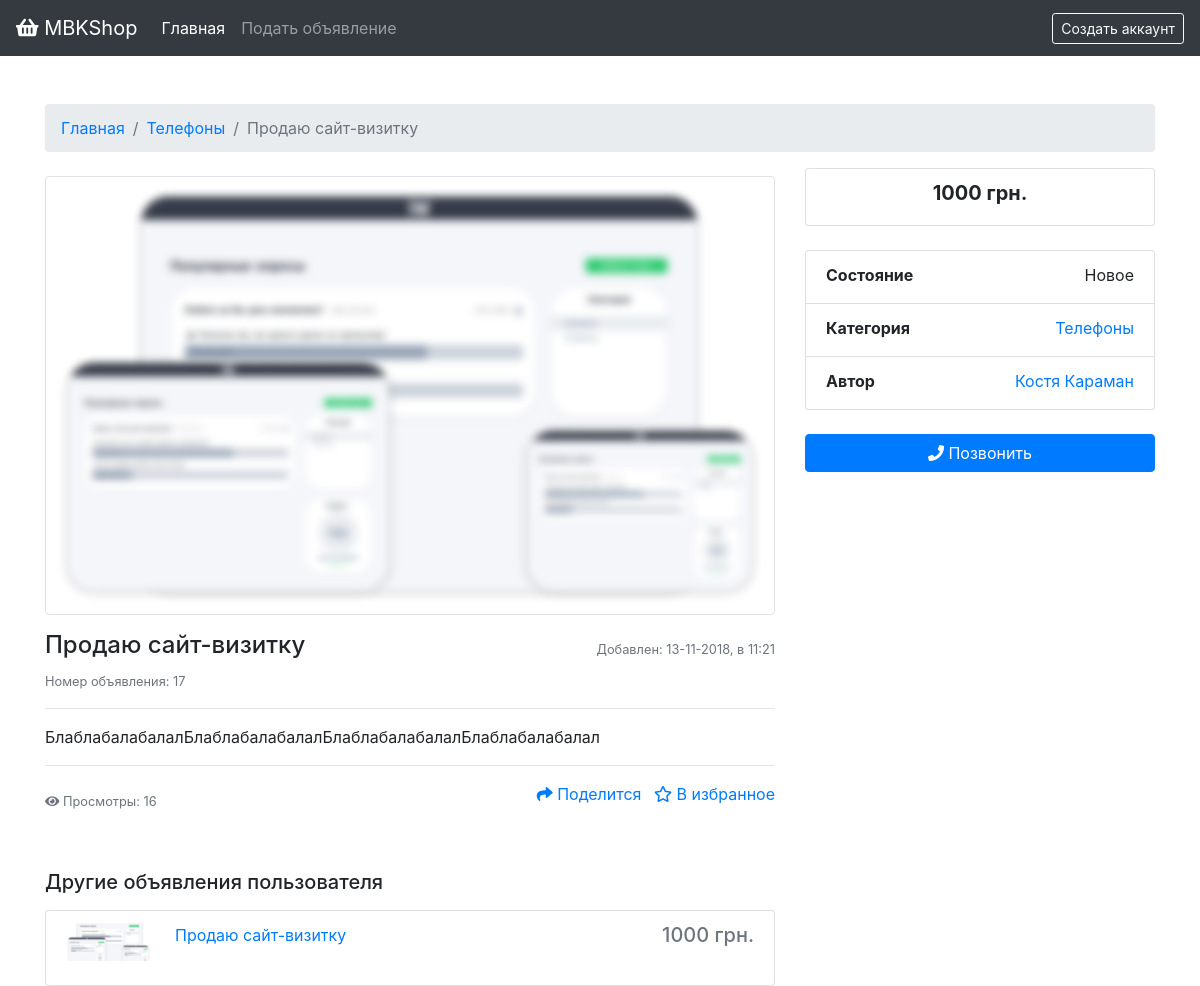
Screenshot of /lot/17.html with the database file from the repository.
### tables this page shows
CREATE TABLE `categories` (
  `category_id` int(11) NOT NULL,
  `name` varchar(255) NOT NULL,
  `name_eng` varchar(255) NOT NULL,
  `parent_category` int(11) DEFAULT NULL
);

CREATE TABLE `lots` (
  `lot_id` int(11) NOT NULL,
  `user_id` int(11) NOT NULL,
  `title` varchar(255) NOT NULL,
  `about` text NOT NULL,
  `price` int(11) NOT NULL,
  `currency_id` int(11) UNSIGNED NOT NULL,
  `image` varchar(255) NOT NULL DEFAULT 'no_image.jpg',
  `state` varchar(255) NOT NULL,
  `category_id` int(11) DEFAULT NULL,
  `views` int(11) NOT NULL DEFAULT '0',
  `date` varchar(255) NOT NULL
);

CREATE TABLE `currency` (
  `currency_id` int(11) UNSIGNED NOT NULL,
  `name` varchar(255) NOT NULL,
  `symbol` varchar(255) NOT NULL
);

CREATE TABLE `users` (
  `user_id` int(11) NOT NULL,
  `email` varchar(255) NOT NULL,
  `password` varchar(255) NOT NULL,
  `name` varchar(255) NOT NULL,
  `surname` varchar(255) NOT NULL,
  `phone` varchar(255) NOT NULL,
  `admin` int(11) NOT NULL DEFAULT '0'
);

### core/classes/User.class.php (called while the page is built, shortened)
<?php
	class User {
		public static function getId() {
			return $_SESSION['user_id'];
		}
		public static function get($user_id = null) {
			if ($user_id == null) {
				$user_id = User::getId();
			}
			$db = new DB();
			$sel_user = $db->conn()->prepare("SELECT * FROM `users` WHERE `user_id`=:user_id");
			$sel_user->bindParam(":user_id", $user_id);
			$sel_user->execute();
			$sel_user = $sel_user->fetch(PDO::FETCH_ASSOC);
			return $sel_user;
		}
		public static function isLogged() {
			if ($_SESSION['user_id'] == NULL) {
				return false;
			} else {
				return true;
			}
		}
	}
?>

### core/classes/Lots.class.php (called while the page is built, shortened)
<?php
	class Lots {
		public static function getById($id) {
			$db = new DB();
			$sel_lots = $db->conn()->query("SELECT * FROM `lots` WHERE `lot_id`='{$id}'");
			$sel_lots = $sel_lots->fetch();
			$sel_lots['user_detail'] = User::get($sel_lots['user_id']);
			$sel_lots['category_detail'] = Category::getById($sel_lots['category_id']);
			$sel_lots['currency_detail'] = Currency::getById($sel_lots['currency_id']);
			return $sel_lots;
		}
		public static function isFavourite ($lot_id) {
			$db = new DB();
			$sel_fav = $db->conn()->prepare("SELECT * FROM `favourites` WHERE `lot_id`=:lot_id  AND `user_id`=:user_id");
			$sel_fav->bindParam(":lot_id", $lot_id);
			$sel_fav->bindParam(":user_id", User::getId());
			$sel_fav->execute();
			$sel_fav = $sel_fav->fetch();
			if ($sel_fav['user_id'] == User::getId() && $sel_fav['lot_id'] == $lot_id) {
				return true;
			} else {
				return false;
			}
		}
	}
?>

### core/classes/DB.class.php (called while the page is built)
<?php
	class DB {
		private $pdo;
		public function __construct() {
			$dsn = "mysql:host=localhost;dbname=mbk_shop_user;charset=utf8";
			$opt = [
					PDO::ATTR_ERRMODE            => PDO::ERRMODE_EXCEPTION,
					PDO::ATTR_DEFAULT_FETCH_MODE => PDO::FETCH_ASSOC,
					PDO::ATTR_EMULATE_PREPARES   => false,
			];
			$test_pdo = new PDO($dsn, "olga", "olga", $opt);
			if ($test_pdo == true) {
				$this->pdo = $test_pdo;
			} else {
				throw new Exception("Ошибка подключения к базе данных.");
			}
		}
		public function conn () {
			return $this->pdo;
		}
	}
?>

### core/classes/Category.class.php (called while the page is built, shortened)
<?php
  class Category {
    public static function getById($id) {
      $db = new DB();
      $sel_cat = $db->conn()->prepare("SELECT * FROM `categories` WHERE `category_id`=:cat_id");
      $sel_cat->bindParam(":cat_id", $id);
      $sel_cat->execute();
      $sel_cat = $sel_cat->fetch();
      return $sel_cat;
    }
  }
?>

### core/classes/Currency.class.php (called while the page is built, shortened)
<?php
  class Currency {
    public static function getById($id) {
      $db = new DB();
      $sel_cur = $db->conn()->prepare("SELECT * FROM `currency` WHERE `currency_id`=:id");
      $sel_cur->bindParam(":id", $id);
      $sel_cur->execute();
      $sel_cur = $sel_cur->fetch();
      return $sel_cur;
    }
  }
?>

### templates/Default/lot.php (the view, shortened to what this page needs)
<!doctype html>
<html lang="en">
<head>
  <link rel="stylesheet" href="https://stackpath.bootstrapcdn.com/bootstrap/4.1.3/css/bootstrap.min.css">
  <link rel="stylesheet" href="https://use.fontawesome.com/releases/v5.4.2/css/all.css">
  <link rel="stylesheet" href="<?=$this->path?>/css/style.css">
</head>
<body>
  <nav class="navbar navbar-expand-lg navbar-dark bg-dark">
    <a class="navbar-brand" href="/"><i class="fas fa-shopping-basket"></i> MBKShop</a>
      <div class="collapse navbar-collapse" id="navbarText">
        <ul class="navbar-nav mr-auto">
          <li class="nav-item active">
            <a class="nav-link" href="/">Главная <span class="sr-only">(текущая)</span></a>
          </li>
          <li class="nav-item">
            <a class="nav-link" href="/add">Подать объявление</a>
          </li>
        </ul>
        <? if (User::isLogged() == true): ?>
        <div class="dropdown" style="cursor: pointer;">
          <a class="dropdown-toggle text-white" id="dropdownMenu2" data-toggle="dropdown" aria-haspopup="true" aria-expanded="false">
            <i class="fas fa-user-alt"></i> <?=$this->user['name'].' '.$this->user['surname']?>
          </a>
          <div class="dropdown-menu  dropdown-menu-right" aria-labelledby="dropdownMenu2">
            <a class="dropdown-item" href="/mylots"><i class="fas fa-bars"></i> Мои объявления</a>
            <a class="dropdown-item" href="/favourites"><i class="far fa-star"></i> Избранное</a>
            <a class="dropdown-item" href="/settings"><i class="fas fa-cog"></i> Настройки</a>
            <div class="dropdown-divider"></div>
            <a class="dropdown-item" href="/logout"><i class="fas fa-sign-out-alt"></i> Выйти</a>
          </div>
        </div>
        <? else:?>
        <a href="/register" class="btn btn-outline-light btn-sm">Создать аккаунт</a>
        <? endif; ?>
      </div>
  </nav>
  <div class="container">
    <? if ($this->lot['title'] != null): ?>
    <div class="row">
      <div class="col mt-5">
        <nav aria-label="breadcrumb">
          <ol class="breadcrumb">
            <li class="breadcrumb-item"><a href="/">Главная</a></li>
            <li class="breadcrumb-item"><a href="/?page=search&category=<?=$this->lot['category_detail']['name_eng']?>"><?=$this->lot['category_detail']['name']?></a></li>
            <li class="breadcrumb-item active" aria-current="page"><?=$this->lot['title']?></li>
          </ol>
        </nav>
      </div>
    </div>
    <div class="row">
      <div class="col-md-8 mt-2">
        <img src="/uploads/lots/<?=$this->lot['image']?>" class="img-thumbnail mx-auto d-block mb-3">
        <div class="d-flex justify-content-between align-items-center">
          <h4><?=$this->lot['title']?></h4>
          <small class="text-muted">Добавлен: <?=$this->lot['date']?></small>
        </div>
        <small class="text-muted">Номер объявления: <?=$this->lot['lot_id']?></small>
        <hr>
        <p><?=$this->lot['about']?></p>
        <hr>
        <div class="d-flex justify-content-between align-items-center mb-4">
          <small class="text-muted"><i class="fas fa-eye"></i> Просмотры: <?=$this->lot['views']?></small>
          <ul>
            <a href="/share" class="mr-2"><i class="fas fa-share"></i> Поделится</a>
            <? if (Lots::isFavourite($this->lot['lot_id'])): ?>
            <button onclick="deleteLotFromFavourite(<?=$this->lot['lot_id']?>);" class="link-fav"><i class="fas fa-star"></i> Убрать из избранных</button>
            <? else: ?>
            <button onclick="addLotToFavourite(<?=$this->lot['lot_id']?>);" class="link-fav"><i class="far fa-star"></i> В избранное</button>
            <? endif; ?>
          </ul>
        </div>
      </div>
      <div class="col-md-4 sticky-top h-100">
        <ul class="list-group mb-4">
          <li class="list-group-item flex-column align-items-center">
            <h5 class="text-center font-weight-bold"><?=$this->lot['price']?> <?=$this->lot['currency_detail']['symbol']?></h5>
          </li>
        </ul>
        <ul class="list-group">
          <li class="list-group-item flex-column align-items-center">
            <div class="d-flex w-100 justify-content-between">
              <span class="mb-1 font-weight-bold">Состояние</span>
              <span><?=$this->lot['state']?></span>
            </div>
          </li>
          <li class="list-group-item flex-column align-items-center">
            <div class="d-flex w-100 justify-content-between">
              <span class="mb-1 font-weight-bold">Категория</span>
              <span><a href="/?page=search&category=<?=$this->lot['category_detail']['name_eng']?>"><?=$this->lot['category_detail']['name']?></a></span>
            </div>
          </li>
          <li class="list-group-item flex-column align-items-center">
            <div class="d-flex w-100 justify-content-between">
              <span class="mb-1 font-weight-bold">Автор</span>
              <span><a href="/user/<?=$this->lot['user_detail']['user_id']?>"><?=$this->lot['user_detail']['name']?> <?=$this->lot['user_detail']['surname']?></a></span>
            </div>
          </li>
        </ul>
        <a class="btn btn-primary btn-block mt-4" href="tel:<?=$this->lot['user_detail']['phone']?>"><i class="fas fa-phone"></i> Позвонить</a>
      </div>
      <div class="col-md-8 mt-4">
        <h5>Другие объявления пользователя</h5>
        <ul class="list-group mt-3">
          <li class="list-group-item flex-column align-items-center">
            <div class="d-flex w-100 justify-content-between">
              <div class="d-flex justify-content-start">
                <img src="/uploads/lots/<?=$this->lot['image']?>" width="85px" class="rounded w-10 h-75">
                <a href="" class="ml-4"><?=$this->lot['title']?></a>
              </div>
              <h5 class="text-muted"><?=$this->lot['price']?> <?=$this->lot['currency_detail']['symbol']?></h5>
            </div>
          </li>
        </ul>
      </div>
    </div>
    <? endif; ?>
  </div>
</body>
</html>

### templates/Default/css/style.css (style rules this page uses)
img { object-fit: cover; }
.link-fav { border: 0; background: none; color: #007bff; cursor: pointer; padding: 0; }

### rows the page displays
categories: name "Телефоны"
lots: title "Продаю сайт-визитку", image (picture), date "13-11-2018, в 11:21", lot_id "17", about "БлаблабалабалалБлаблабалабалалБлаблабалабалалБлаблабалабалал", views "16", price "1000", state "Новое"
currency: symbol "грн."
users: name "Костя", surname "Караман"
